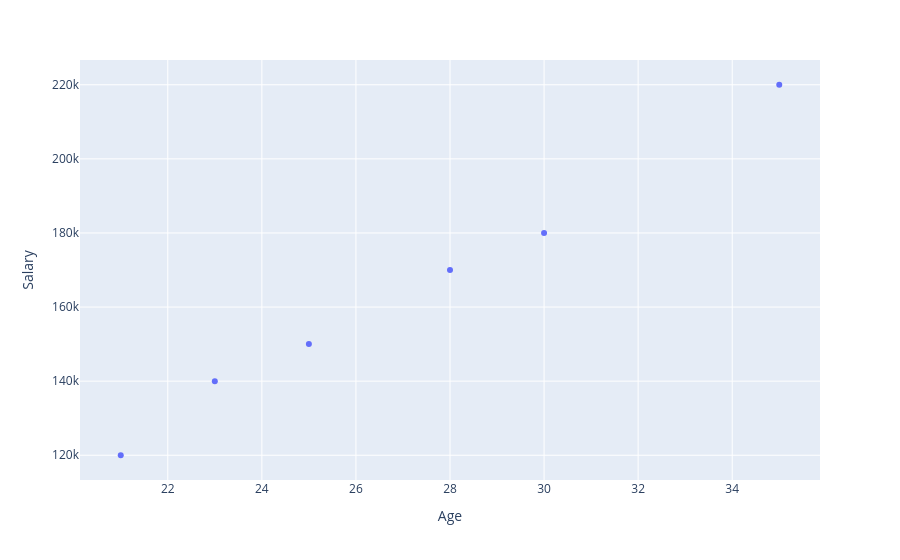

The notebook cell this image was saved under:
### Code cell
# Customizing hover Information

fig = px.scatter(df, x="Age", y="Salary", hover_name="Name", hover_data=["Department", "Gender"])
fig.show()

### Figure 1 — Plotly figure (JSON) as saved in the notebook; plotly's stock layout.template omitted (floating-point values rounded to 4 significant figures)
{"data": [{"customdata": [["IT", "Male"], ["HR", "Female"], ["IT", "Male"], ["Sales", "Female"], ["Sales", "Male"], ["HR", "Female"]], "hovertemplate": "<b>%{hovertext}</b><br><br>Age=%{x}<br>Salary=%{y}<br>Department=%{customdata[0]}<br>Gender=%{customdata[1]}<extra></extra>", "hovertext": ["John", "Mary", "Peter", "Sarah", "David", "Jane"], "legendgroup": "", "marker": {"color": "#636efa", "symbol": "circle"}, "mode": "markers", "name": "", "orientation": "v", "showlegend": false, "type": "scatter", "x": [21, 25, 30, 28, 35, 23], "xaxis": "x", "y": [120000, 150000, 180000, 170000, 220000, 140000], "yaxis": "y"}], "layout": {"legend": {"tracegroupgap": 0}, "margin": {"t": 60}, "xaxis": {"anchor": "y", "domain": [0, 1], "title": {"text": "Age"}}, "yaxis": {"anchor": "x", "domain": [0, 1], "title": {"text": "Salary"}}}}
